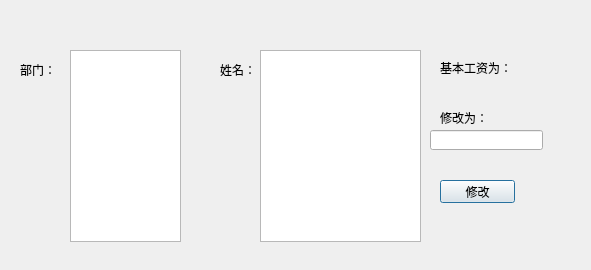
<?xml version="1.0" encoding="UTF-8"?>
<ui version="4.0">
 <class>base_salary_window</class>
 <widget class="QDialog" name="base_salary_window">
  <property name="geometry">
   <rect>
    <x>0</x>
    <y>0</y>
    <width>591</width>
    <height>270</height>
   </rect>
  </property>
  <property name="windowTitle">
   <string>修改基本工资</string>
  </property>
  <widget class="QListWidget" name="dep_list">
   <property name="geometry">
    <rect>
     <x>70</x>
     <y>50</y>
     <width>111</width>
     <height>192</height>
    </rect>
   </property>
  </widget>
  <widget class="QListWidget" name="staff_list">
   <property name="geometry">
    <rect>
     <x>260</x>
     <y>50</y>
     <width>161</width>
     <height>192</height>
    </rect>
   </property>
  </widget>
  <widget class="QLabel" name="label">
   <property name="geometry">
    <rect>
     <x>20</x>
     <y>60</y>
     <width>41</width>
     <height>20</height>
    </rect>
   </property>
   <property name="text">
    <string>部门：</string>
   </property>
  </widget>
  <widget class="QLabel" name="label_2">
   <property name="geometry">
    <rect>
     <x>220</x>
     <y>60</y>
     <width>41</width>
     <height>20</height>
    </rect>
   </property>
   <property name="text">
    <string>姓名：</string>
   </property>
  </widget>
  <widget class="QLabel" name="label_3">
   <property name="geometry">
    <rect>
     <x>440</x>
     <y>60</y>
     <width>101</width>
     <height>16</height>
    </rect>
   </property>
   <property name="text">
    <string>基本工资为：</string>
   </property>
  </widget>
  <widget class="QLineEdit" name="new_base_salary">
   <property name="geometry">
    <rect>
     <x>430</x>
     <y>130</y>
     <width>113</width>
     <height>20</height>
    </rect>
   </property>
  </widget>
  <widget class="QPushButton" name="change_button">
   <property name="geometry">
    <rect>
     <x>440</x>
     <y>180</y>
     <width>75</width>
     <height>23</height>
    </rect>
   </property>
   <property name="text">
    <string>修改</string>
   </property>
  </widget>
  <widget class="QLabel" name="label_4">
   <property name="geometry">
    <rect>
     <x>440</x>
     <y>110</y>
     <width>101</width>
     <height>16</height>
    </rect>
   </property>
   <property name="text">
    <string>修改为：</string>
   </property>
  </widget>
  <widget class="QLabel" name="base_salary">
   <property name="geometry">
    <rect>
     <x>440</x>
     <y>80</y>
     <width>101</width>
     <height>16</height>
    </rect>
   </property>
   <property name="text">
    <string/>
   </property>
  </widget>
 </widget>
 <resources/>
 <connections/>
</ui>
